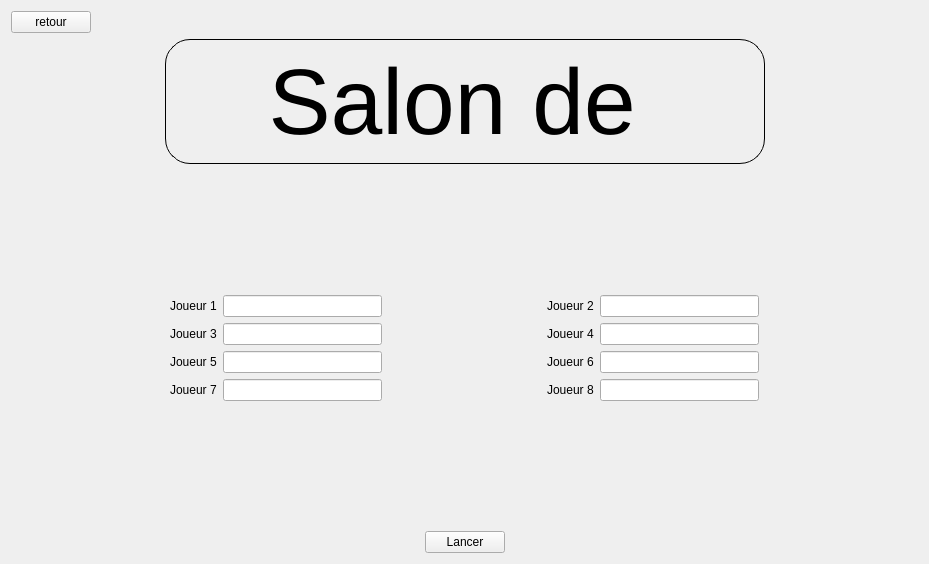
<?xml version="1.0" encoding="UTF-8"?>
<ui version="4.0">
 <class>SalonOnline</class>
 <widget class="QWidget" name="SalonOnline">
  <property name="geometry">
   <rect>
    <x>0</x>
    <y>0</y>
    <width>929</width>
    <height>564</height>
   </rect>
  </property>
  <property name="windowTitle">
   <string>Form</string>
  </property>
  <layout class="QVBoxLayout" name="verticalLayout">
   <item>
    <layout class="QHBoxLayout" name="horizontalLayout">
     <item>
      <widget class="QPushButton" name="retour">
       <property name="text">
        <string>retour</string>
       </property>
      </widget>
     </item>
     <item>
      <spacer name="horizontalSpacer">
       <property name="orientation">
        <enum>Qt::Horizontal</enum>
       </property>
       <property name="sizeHint" stdset="0">
        <size>
         <width>40</width>
         <height>20</height>
        </size>
       </property>
      </spacer>
     </item>
    </layout>
   </item>
   <item>
    <layout class="QHBoxLayout" name="horizontalLayout_2">
     <item>
      <spacer name="horizontalSpacer_2">
       <property name="orientation">
        <enum>Qt::Horizontal</enum>
       </property>
       <property name="sizeHint" stdset="0">
        <size>
         <width>40</width>
         <height>20</height>
        </size>
       </property>
      </spacer>
     </item>
     <item>
      <widget class="QLabel" name="salonDe">
       <property name="minimumSize">
        <size>
         <width>600</width>
         <height>125</height>
        </size>
       </property>
       <property name="font">
        <font>
         <pointsize>70</pointsize>
        </font>
       </property>
       <property name="styleSheet">
        <string notr="true">border-width: 1px;
border-style: solid;
border-color: black;
border-radius: 25px;</string>
       </property>
       <property name="text">
        <string>Salon de </string>
       </property>
       <property name="alignment">
        <set>Qt::AlignCenter</set>
       </property>
      </widget>
     </item>
     <item>
      <spacer name="horizontalSpacer_3">
       <property name="orientation">
        <enum>Qt::Horizontal</enum>
       </property>
       <property name="sizeHint" stdset="0">
        <size>
         <width>40</width>
         <height>20</height>
        </size>
       </property>
      </spacer>
     </item>
    </layout>
   </item>
   <item>
    <spacer name="verticalSpacer">
     <property name="orientation">
      <enum>Qt::Vertical</enum>
     </property>
     <property name="sizeHint" stdset="0">
      <size>
       <width>20</width>
       <height>40</height>
      </size>
     </property>
    </spacer>
   </item>
   <item>
    <layout class="QGridLayout" name="gridLayout">
     <item row="3" column="1">
      <widget class="QLabel" name="label_8">
       <property name="text">
        <string>Joueur 7</string>
       </property>
      </widget>
     </item>
     <item row="2" column="4">
      <widget class="QLabel" name="label_7">
       <property name="text">
        <string>Joueur 6</string>
       </property>
      </widget>
     </item>
     <item row="3" column="2">
      <widget class="QLineEdit" name="joueur7">
       <property name="readOnly">
        <bool>true</bool>
       </property>
      </widget>
     </item>
     <item row="1" column="1">
      <widget class="QLabel" name="label_4">
       <property name="text">
        <string>Joueur 3</string>
       </property>
      </widget>
     </item>
     <item row="0" column="7">
      <spacer name="horizontalSpacer_7">
       <property name="orientation">
        <enum>Qt::Horizontal</enum>
       </property>
       <property name="sizeHint" stdset="0">
        <size>
         <width>40</width>
         <height>20</height>
        </size>
       </property>
      </spacer>
     </item>
     <item row="0" column="2">
      <widget class="QLineEdit" name="joueur1">
       <property name="readOnly">
        <bool>true</bool>
       </property>
      </widget>
     </item>
     <item row="3" column="4">
      <widget class="QLabel" name="label_9">
       <property name="text">
        <string>Joueur 8</string>
       </property>
      </widget>
     </item>
     <item row="3" column="6">
      <widget class="QLineEdit" name="joueur8">
       <property name="readOnly">
        <bool>true</bool>
       </property>
      </widget>
     </item>
     <item row="0" column="0">
      <spacer name="horizontalSpacer_6">
       <property name="orientation">
        <enum>Qt::Horizontal</enum>
       </property>
       <property name="sizeHint" stdset="0">
        <size>
         <width>40</width>
         <height>20</height>
        </size>
       </property>
      </spacer>
     </item>
     <item row="0" column="6">
      <widget class="QLineEdit" name="joueur2">
       <property name="readOnly">
        <bool>true</bool>
       </property>
      </widget>
     </item>
     <item row="1" column="6">
      <widget class="QLineEdit" name="joueur4">
       <property name="readOnly">
        <bool>true</bool>
       </property>
      </widget>
     </item>
     <item row="0" column="1">
      <widget class="QLabel" name="label_2">
       <property name="text">
        <string>Joueur 1</string>
       </property>
      </widget>
     </item>
     <item row="0" column="4">
      <widget class="QLabel" name="label_3">
       <property name="text">
        <string>Joueur 2</string>
       </property>
      </widget>
     </item>
     <item row="2" column="2">
      <widget class="QLineEdit" name="joueur5">
       <property name="readOnly">
        <bool>true</bool>
       </property>
      </widget>
     </item>
     <item row="2" column="1">
      <widget class="QLabel" name="label_6">
       <property name="text">
        <string>Joueur 5</string>
       </property>
      </widget>
     </item>
     <item row="1" column="2">
      <widget class="QLineEdit" name="joueur3">
       <property name="readOnly">
        <bool>true</bool>
       </property>
      </widget>
     </item>
     <item row="2" column="6">
      <widget class="QLineEdit" name="joueur6">
       <property name="readOnly">
        <bool>true</bool>
       </property>
      </widget>
     </item>
     <item row="1" column="4">
      <widget class="QLabel" name="label_5">
       <property name="text">
        <string>Joueur 4</string>
       </property>
      </widget>
     </item>
     <item row="0" column="3">
      <spacer name="horizontalSpacer_8">
       <property name="orientation">
        <enum>Qt::Horizontal</enum>
       </property>
       <property name="sizeHint" stdset="0">
        <size>
         <width>40</width>
         <height>20</height>
        </size>
       </property>
      </spacer>
     </item>
    </layout>
   </item>
   <item>
    <spacer name="verticalSpacer_2">
     <property name="orientation">
      <enum>Qt::Vertical</enum>
     </property>
     <property name="sizeHint" stdset="0">
      <size>
       <width>20</width>
       <height>40</height>
      </size>
     </property>
    </spacer>
   </item>
   <item>
    <layout class="QHBoxLayout" name="horizontalLayout_3">
     <item>
      <spacer name="horizontalSpacer_4">
       <property name="orientation">
        <enum>Qt::Horizontal</enum>
       </property>
       <property name="sizeHint" stdset="0">
        <size>
         <width>40</width>
         <height>20</height>
        </size>
       </property>
      </spacer>
     </item>
     <item>
      <widget class="QPushButton" name="lancer">
       <property name="text">
        <string>Lancer</string>
       </property>
      </widget>
     </item>
     <item>
      <spacer name="horizontalSpacer_5">
       <property name="orientation">
        <enum>Qt::Horizontal</enum>
       </property>
       <property name="sizeHint" stdset="0">
        <size>
         <width>40</width>
         <height>20</height>
        </size>
       </property>
      </spacer>
     </item>
    </layout>
   </item>
  </layout>
 </widget>
 <resources/>
 <connections/>
</ui>
